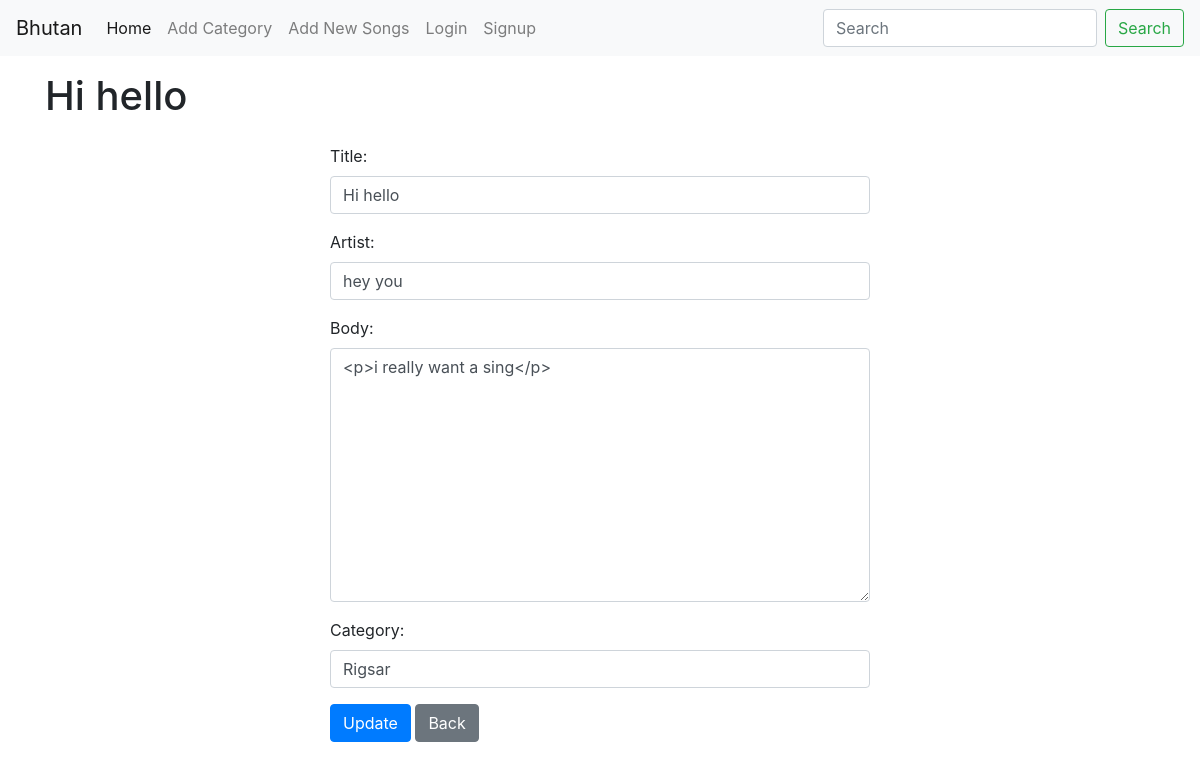
Screenshot of /song/update/7 with the database file from the repository.
### song/models.py (models this page shows, shortened)
class Post(models.Model):
    title = models.CharField(max_length=255)
    header_image = models.ImageField(null=True,blank=True,upload_to="images/")
    author = models.ForeignKey(User,on_delete=models.CASCADE)
    artist = models.CharField(max_length=255)
    body = RichTextField(blank=True,null=True)
    created_date = models.DateTimeField(auto_now_add=True)
    updated_date = models.DateTimeField(auto_now=True)
    category = models.CharField(max_length=255,default='general')

### song/views.py (the view, shortened to what this page needs)
# urls.py: path('song/update/<int:pk>', SongUpdateView.as_view(), name='update-song'),
class SongUpdateView(UpdateView):
    model = Post
    form_class = SongUpdateForm
    template_name = 'song/update_song.html'

### song/forms.py
class SongUpdateForm(forms.ModelForm):
    class Meta:
        model = Post
        fields = ('title','artist','body','category')
        widgets ={
            'title': forms.TextInput(attrs={'class':'form-control'}),
            'artist': forms.TextInput(attrs={'class':'form-control'}),
            'body': forms.Textarea(attrs={'class':'form-control'}),
            'category': forms.TextInput(attrs={'class':'form-control'}),
        }

### song/templates/song/update_song.html (shortened to what this page needs)
{% extends './base.html' %}
<h1 class="py-3">{{post.title}}</h1>
<div class="row">
    <div class="col-md-6 offset-md-3">
        <form method="POST">
            {{form.as_p}}
            <button class="btn btn-primary">Update</button>
            <a href="{% url 'home' %" class="btn btn-secondary">Back</a>
        </form>
    </div>
</div>

### rows the page displays
Post: title "Hi hello", artist "hey you", body "<p>i really want a sing</p>", category "Rigsar"
